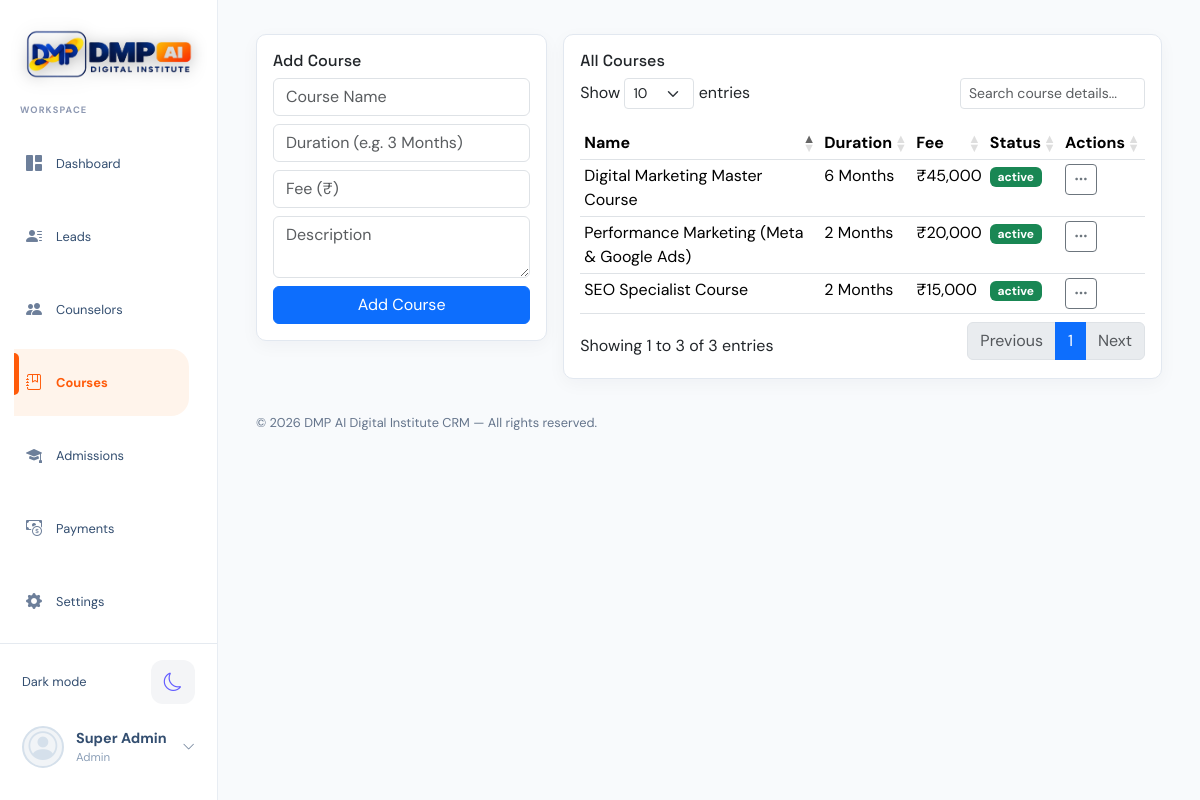
Screenshot of /modules/courses/list.php (signed in) with the database file from the repository.
### tables this page shows
CREATE TABLE users (
    id INT AUTO_INCREMENT PRIMARY KEY,
    name VARCHAR(100) NOT NULL,
    email VARCHAR(150) NOT NULL UNIQUE,
    phone VARCHAR(20),
    photo_path VARCHAR(255),
    password VARCHAR(255) NOT NULL,
    role ENUM('admin','manager','counselor') NOT NULL DEFAULT 'counselor',
    status ENUM('active','inactive') NOT NULL DEFAULT 'active',
    monthly_target INT DEFAULT 0,
    created_at TIMESTAMP DEFAULT CURRENT_TIMESTAMP,
    updated_at TIMESTAMP DEFAULT CURRENT_TIMESTAMP ON UPDATE CURRENT_TIMESTAMP
);

CREATE TABLE courses (
    id INT AUTO_INCREMENT PRIMARY KEY,
    name VARCHAR(150) NOT NULL,
    duration VARCHAR(50),
    fee DECIMAL(10,2) NOT NULL DEFAULT 0,
    description TEXT,
    status ENUM('active','inactive') DEFAULT 'active',
    created_at TIMESTAMP DEFAULT CURRENT_TIMESTAMP
);

### includes/auth.php (called while the page is built, shortened)
<?php
require_once __DIR__ . '/../config/config.php';
function current_user_id() {
    return $_SESSION['user_id'] ?? null;
}
function current_user_role() {
    if (isset($_SESSION['user_role']) && $_SESSION['user_role'] !== '') {
        return $_SESSION['user_role'];
    }
    $userId = current_user_id();
    global $pdo;
    $stmt = $pdo->prepare('SELECT role FROM users WHERE id = ? LIMIT 1');
    $stmt->execute([$userId]);
    $role = $stmt->fetchColumn();
    return $role;
}
function is_admin() {
    return current_user_role() === 'admin';
}
function e($str) {
    return htmlspecialchars($str ?? '', ENT_QUOTES, 'UTF-8');
}
function money($amount) {
    return number_format((float)$amount, 0);
}

### modules/courses/list.php (the view, shortened to what this page needs)
<?php
require_once __DIR__ . '/../../config/config.php';
require_once __DIR__ . '/../../includes/auth.php';
$courses = $pdo->query("SELECT * FROM courses ORDER BY created_at DESC")->fetchAll();
require __DIR__ . '/../../includes/header.php';
?>
<div class="row g-3">
  <div class="col-md-4">
    <div class="card card-stat p-3">
      <h6>Add Course</h6>
      <form method="POST">
        <div class="mb-2"><input type="text" name="name" class="form-control" placeholder="Course Name" required></div>
        <div class="mb-2"><input type="text" name="duration" class="form-control" placeholder="Duration (e.g. 3 Months)"></div>
        <div class="mb-2"><input type="number" step="0.01" name="fee" class="form-control" placeholder="Fee (₹)" required></div>
        <div class="mb-2"><textarea name="description" class="form-control" placeholder="Description" rows="2"></textarea></div>
        <button class="btn btn-primary w-100">Add Course</button>
      </form>
    </div>
  </div>
  <div class="col-md-8">
    <div class="card card-stat p-3">
      <h6>All Courses</h6>
      <div class="table-responsive"><table id="coursesTable" class="table table-sm w-100">
        <thead><tr><th>Name</th><th>Duration</th><th>Fee</th><th>Status</th><th>Actions</th></tr></thead>
        <tbody>
        <?php foreach ($courses as $c): ?>
          <tr>
            <td><?= e($c['name']) ?></td>
            <td><?= e($c['duration']) ?></td>
            <td>₹<?= money($c['fee']) ?></td>
            <td><span class="badge bg-<?= $c['status']==='active'?'success':'secondary' ?>"><?= e($c['status']) ?></span></td>
            <td class="text-nowrap">
              <?php if (is_admin()): ?>
              <div class="dropdown">
                <button class="btn btn-sm btn-outline-secondary" type="button" data-bs-toggle="dropdown" aria-expanded="false" title="Actions"><i class="bi bi-three-dots"></i></button>
              </div>
              <?php else: ?><span class="text-muted">View only</span><?php endif; ?>
            </td>
          </tr>
        <?php endforeach; ?>
        </tbody>
      </table></div>
    </div>
  </div>
</div>
<?php require __DIR__ . '/../../includes/footer.php'; ?>

### includes/header.php (shortened to what this page needs)
<?php
require_once __DIR__ . '/auth.php';
?>
<!DOCTYPE html>
<html lang="en">
<head>
<link href="https://cdn.jsdelivr.net/npm/bootstrap@5.3.3/dist/css/bootstrap.min.css" rel="stylesheet">
<link rel="stylesheet" href="https://cdn.jsdelivr.net/npm/bootstrap-icons@1.11.3/font/bootstrap-icons.css">
<link rel="stylesheet" href="https://cdn.jsdelivr.net/npm/datatables.net-bs5@1.13.11/css/dataTables.bootstrap5.min.css">
<link href="<?= BASE_URL ?>/assets/css/style.css" rel="stylesheet">
</head>
<body>
<?php $currentPage = basename($_SERVER['PHP_SELF']); ?>
<?php
$headerUserStmt = $pdo->prepare('SELECT name, role, phone, photo_path FROM users WHERE id = ? LIMIT 1');
$headerUserStmt->execute([current_user_id()]);
$headerUser = $headerUserStmt->fetch() ?: ['name' => $_SESSION['user_name'] ?? '', 'role' => $_SESSION['user_role'] ?? '', 'phone' => '', 'photo_path' => null];
?>
<aside class="app-sidebar offcanvas" id="appSidebar" tabindex="-1">
  <div class="sidebar-brand">
    <a href="<?= BASE_URL ?>/dashboard.php"><img class="brand-logo" src="<?= BASE_URL ?>/assets/dmp-brand-logo.png" alt="DMP AI Digital Institute"></a>
  </div>
  <div class="sidebar-label">Workspace</div>
  <nav class="sidebar-nav" aria-label="Main navigation">
      <a class="sidebar-link <?= $currentPage === 'dashboard.php' ? 'active' : '' ?>" href="<?= BASE_URL ?>/dashboard.php"><i class="bi bi-grid-1x2-fill"></i><span>Dashboard</span></a>
      <a class="sidebar-link <?= in_array($currentPage, ['list.php', 'add.php', 'view.php', 'import.php', 'webhook.php'], true) && str_contains($_SERVER['PHP_SELF'], '/leads/') ? 'active' : '' ?>" href="<?= BASE_URL ?>/modules/leads/list.php"><i class="bi bi-person-lines-fill"></i><span>Leads</span></a>
      <?php if (is_admin() || is_manager()): ?>
      <a class="sidebar-link <?= str_contains($_SERVER['PHP_SELF'], '/counselors/') ? 'active' : '' ?>" href="<?= BASE_URL ?>/modules/counselors/list.php"><i class="bi bi-people-fill"></i><span>Counselors</span></a>
      <a class="sidebar-link <?= str_contains($_SERVER['PHP_SELF'], '/courses/') ? 'active' : '' ?>" href="<?= BASE_URL ?>/modules/courses/list.php"><i class="bi bi-journal-bookmark"></i><span>Courses</span></a>
      <?php endif; ?>
      <a class="sidebar-link <?= str_contains($_SERVER['PHP_SELF'], '/admissions/') ? 'active' : '' ?>" href="<?= BASE_URL ?>/modules/admissions/list.php"><i class="bi bi-mortarboard-fill"></i><span>Admissions</span></a>
      <a class="sidebar-link <?= str_contains($_SERVER['PHP_SELF'], '/payments/') ? 'active' : '' ?>" href="<?= BASE_URL ?>/modules/payments/list.php"><i class="bi bi-cash-coin"></i><span>Payments</span></a>
      <a class="sidebar-link <?= $currentPage === 'settings.php' ? 'active' : '' ?>" href="<?= BASE_URL ?>/settings.php"><i class="bi bi-gear-fill"></i><span>Settings</span></a>
  </nav>
  <div class="sidebar-footer">
    <button class="theme-toggle" type="button" aria-label="Switch to dark theme" title="Switch to dark theme">
    </button>
    <div class="dropdown profile-menu-wrapper">
      <button class="user-summary profile-menu-trigger dropdown-toggle" type="button" data-bs-toggle="dropdown" aria-expanded="false">
        <?php if (!empty($headerUser['photo_path'])): ?><img class="user-avatar-image" src="<?= BASE_URL . '/' . e($headerUser['photo_path']) ?>" alt=""><?php else: ?><span class="user-avatar-fallback"><i class="bi bi-person-circle"></i></span><?php endif; ?>
        <div class="user-summary-copy"><strong><?= e($headerUser['name']) ?></strong><small><?= e($headerUser['phone'] ?: ucfirst($headerUser['role'])) ?></small></div><i class="bi bi-chevron-down user-summary-chevron"></i>
      </button>
    </div>
  </div>
</aside>
<main class="app-main">
<div class="container-fluid page-content">

### includes/footer.php (shortened to what this page needs)
</div>
<footer class="page-footer">
  &copy; <?= date('Y') ?> <?= APP_NAME ?> &mdash; All rights reserved.
</footer>
</main>
</body>
</html>

### assets/css/style.css (style rules this page uses)
:root { --sidebar-width: 218px; --ink: #0f172a; --muted: #64748b; --line: #e2e8f0; --surface: #ffffff; --canvas: #f8fafc; --accent: #1e1b4b; --accent-soft: #eef2ff; --brand-orange: #f47a3c; --brand-orange-deep: #d96328; --brand-yellow: #ffca28; }
body { background: var(--canvas); color: var(--ink); font-family: 'DM Sans', sans-serif; overflow-x: hidden; }
img, svg, canvas { max-width: 100%; }
.page-content, .page-content > .row, .page-content .card, .page-content .card-stat { min-width: 0; }
.table-responsive { overflow-x: auto; -webkit-overflow-scrolling: touch; }
table.dataTable { width: 100% !important; }
.page-content .btn { white-space: normal; }
.app-sidebar { background: #fff; border-right: 1px solid #e8edf3; color: #334e70; display: flex; flex-direction: column; height: 100dvh; left: 0; overflow: hidden; padding: 18px 14px 16px; position: fixed; top: 0; width: var(--sidebar-width); z-index: 1060; }
.sidebar-brand { flex-shrink: 0; }
.sidebar-brand a { display: block; padding: 4px 0 18px; text-decoration: none; }
.brand-logo { border-radius: 0; display: block; height: auto; max-width: 100%; padding: 0; width: 185px; }
.sidebar-brand .brand-logo { border: 0; box-shadow: none; filter: drop-shadow(0 2px 8px rgba(0,0,0,.3)); margin: 0 auto; }
.sidebar-label { color: #8d98b2; font-size: .58rem; font-weight: 700; letter-spacing: .12em; margin: 0 6px 12px; text-transform: uppercase; }
.sidebar-nav { display: grid; flex: 1 1 auto; gap: 6px; min-height: 0; overflow-y: auto; overscroll-behavior: contain; padding: 0 4px 8px 0; scrollbar-color: rgba(174,183,237,.45) transparent; scrollbar-gutter: stable; scrollbar-width: thin; }
.sidebar-link { align-items: center; border-radius: 0 18px 18px 0; color: #334e70; display: flex; font-size: .8rem; gap: 12px; min-height: 50px; padding: 11px 12px; text-decoration: none; transition: background .2s, color .2s, transform .2s; }
.sidebar-link i { color: #6d7f9a; font-size: 1rem; width: 18px; }
.sidebar-link.active { background: #fff4eb; box-shadow: none; color: #ff5b0a; font-weight: 700; position: relative; }
.sidebar-link.active::before { background: #ff5b0a; border-radius: 0 5px 5px 0; content: ''; height: 42px; left: 0; position: absolute; top: 4px; width: 5px; }
.sidebar-link.active i { color: #ff5b0a; }
.sidebar-footer { border-top: 1px solid #e5eaf0; flex-shrink: 0; margin: auto -14px -16px; padding: 16px 18px 24px; }
.profile-menu-wrapper { width: 100%; }
.user-summary { align-items: center; background: transparent; border: 0; border-radius: 10px; color: #334e70; display: flex; gap: 12px; margin-bottom: 0; padding: 8px 4px; text-align: left; width: 100%; }
.profile-menu-trigger::after { display: none; }
.user-summary > i, .user-avatar-fallback { align-items: center; color: #d5e0eb; display: inline-flex; font-size: 1.8rem; justify-content: center; }
.user-summary .user-avatar-fallback { background: #f1f4f7; border: 2px solid #d5e0eb; border-radius: 50%; height: 42px; width: 42px; }
.user-summary-copy { display: grid; min-width: 0; }
.user-summary > .user-summary-chevron { color: #71839b; font-size: .8rem; margin-left: auto; }
.user-summary strong { color: #334e70; font-size: .9rem; overflow: hidden; text-overflow: ellipsis; white-space: nowrap; }
.user-summary small { color: #8da0b8; font-size: .72rem; }
.theme-toggle { align-items: center; background: transparent; border: 0; border-radius: 10px; color: #334e70; display: flex; font-size: .8rem; justify-content: space-between; margin: 0 0 14px; padding: 0 4px; text-align: left; width: 100%; }
.app-main { margin-left: var(--sidebar-width); min-height: 100vh; }
.page-content { margin-top: 0; max-width: 1600px; padding: 34px 38px; }
.card-stat { background: var(--surface); border: 1px solid var(--line); border-radius: 10px; box-shadow: 0 5px 18px rgba(23,33,43,.04); }
.page-content h4, .page-content h5, .page-content h6 { font-family: 'Space Grotesk', sans-serif; }
table.dataTable { background: var(--surface); }
.page-footer { color: var(--muted); font-size: .8rem; padding: 0 38px 28px; }
@media (min-width: 992px) { .app-sidebar { transform: none !important; visibility: visible !important; } }

### rows the page displays
users: name "Super Admin", phone+role "Admin"
courses: name "Digital Marketing Master Course", duration "6 Months", fee "45,000", status "active"
courses: name "Performance Marketing (Meta & Google Ads)", duration "2 Months", fee "20,000", status "active"
courses: name "SEO Specialist Course", duration "2 Months", fee "15,000", status "active"

### other values shown
APP_NAME "DMP AI Digital Institute CRM"
